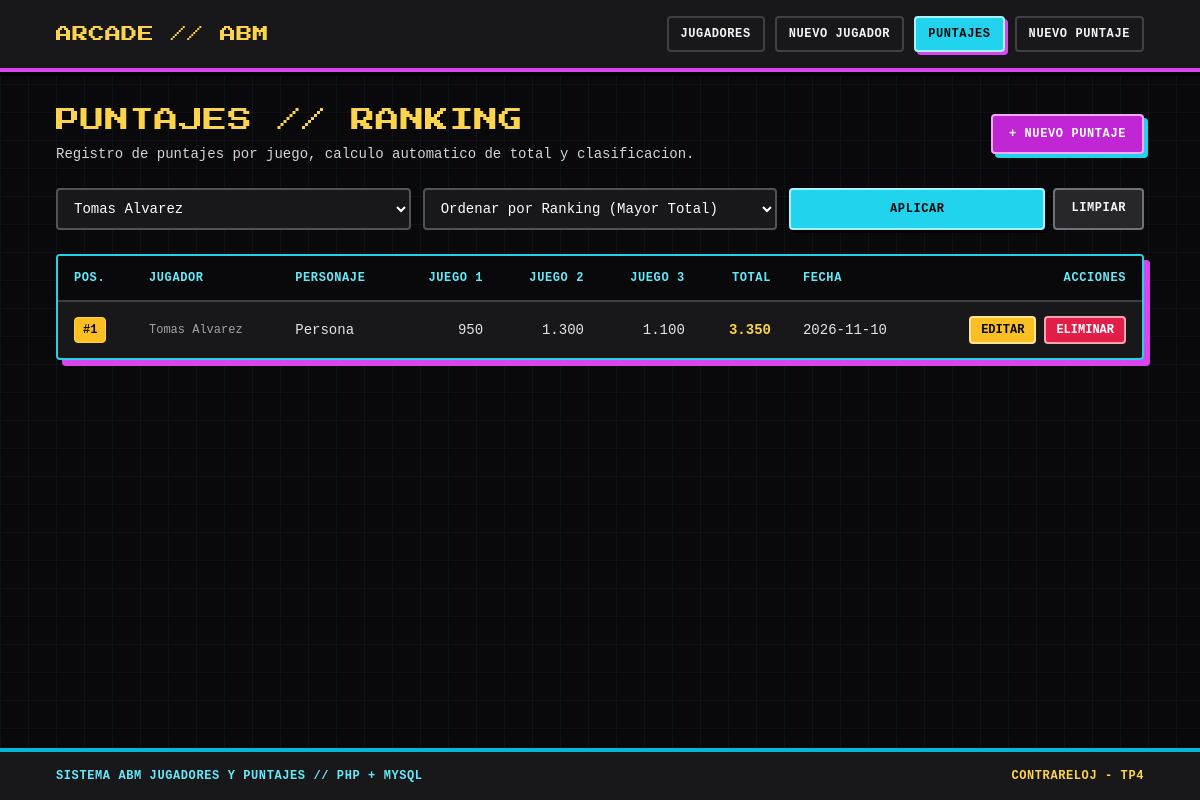
Before: /puntajes.php?id_jugador=5 with the older database file.
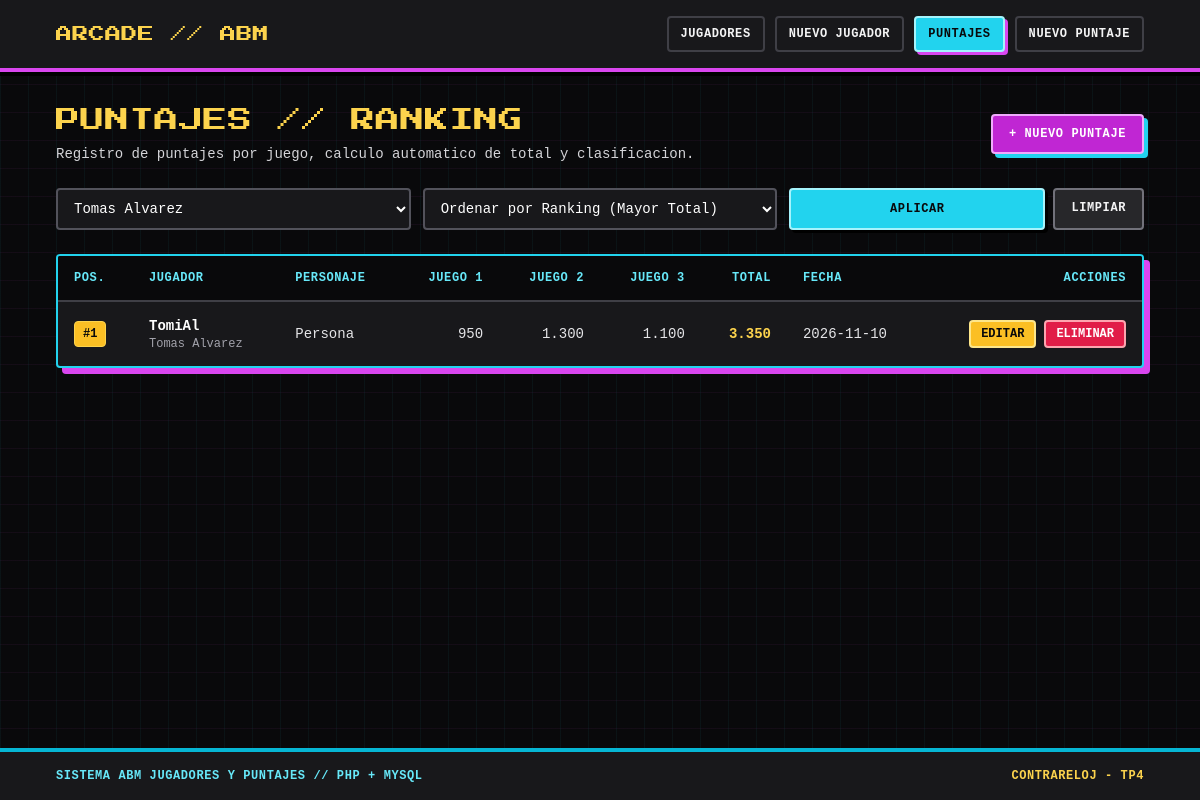
After: the same page with the newer database file.
### tables this page shows
CREATE TABLE IF NOT EXISTS puntajes (
    id_puntaje INT AUTO_INCREMENT PRIMARY KEY,
    id_jugador INT NOT NULL,
    personaje ENUM('perro', 'gato', 'persona') NOT NULL DEFAULT 'persona',
    puntaje_juego_1 INT NOT NULL DEFAULT 0,
    puntaje_juego_2 INT NOT NULL DEFAULT 0,
    puntaje_juego_3 INT NOT NULL DEFAULT 0,
    total INT NOT NULL,
    fecha DATE NOT NULL,
    CONSTRAINT fk_puntajes_jugador
        FOREIGN KEY (id_jugador)
        REFERENCES jugadores(id_jugador)
        ON DELETE CASCADE
        ON UPDATE CASCADE
);

CREATE TABLE IF NOT EXISTS jugadores (
    id_jugador INT AUTO_INCREMENT PRIMARY KEY,
    nombre VARCHAR(100) NOT NULL,
    alias VARCHAR(50) NOT NULL,
    edad INT NOT NULL,
    fecha DATE NOT NULL
);

### conexion.php (called while the page is built, shortened)
<?php
function limpiar_texto(?string $texto): string
{
    return htmlspecialchars((string) $texto, ENT_QUOTES, 'UTF-8');
}

### puntajes.php (the view, shortened to what this page needs)
<?php
require_once __DIR__ . '/conexion.php';
$pdo = obtener_conexion();
$jugadores_lista = $pdo->query('SELECT id_jugador, nombre FROM jugadores ORDER BY nombre ASC')->fetchAll();
$filtro_jugador = filter_input(INPUT_GET, 'id_jugador', FILTER_VALIDATE_INT) ?: 0;
$orden = $_GET['orden'] ?? 'total';
$sql = 'SELECT p.id_puntaje, p.id_jugador, j.nombre AS nombre_jugador, j.alias, p.personaje,
               p.puntaje_juego_1, p.puntaje_juego_2, p.puntaje_juego_3,
               p.total, p.fecha
        FROM puntajes p
        INNER JOIN jugadores j ON p.id_jugador = j.id_jugador';
$parametros = [];
if ($filtro_jugador > 0) {
    $sql .= ' WHERE p.id_jugador = :id_jugador';
    $parametros[':id_jugador'] = $filtro_jugador;
}
if ($orden === 'fecha') {
    $sql .= ' ORDER BY p.fecha DESC, p.total DESC';
} else {
    $sql .= ' ORDER BY p.total DESC, p.fecha DESC';
}
$stmt = $pdo->prepare($sql);
$stmt->execute($parametros);
$puntajes = $stmt->fetchAll();
$pagina_activa = 'puntajes';
require_once __DIR__ . '/templates/header.php';
require_once __DIR__ . '/templates/nav.php';
?>
<div class="flex flex-col sm:flex-row sm:items-center sm:justify-between gap-4 mb-6">
    <div>
        <h1 class="font-arcade text-xl sm:text-2xl text-amber-300 tracking-wide">PUNTAJES // RANKING</h1>
        <p class="text-sm text-zinc-300 mt-2">Registro de puntajes por juego, calculo automatico de total y clasificacion.</p>
    </div>
    <a href="puntajes_alta.php<?php echo $filtro_jugador > 0 ? '?id_jugador=' . (int) $filtro_jugador : ''; ?>" class="inline-flex items-center justify-center rounded border-2 border-fuchsia-300 bg-fuchsia-600 px-4 py-2.5 text-xs font-bold uppercase tracking-wider text-white shadow-[4px_4px_0px_#22d3ee] hover:bg-fuchsia-500 active:translate-x-[2px] active:translate-y-[2px] transicion-suave">
        + Nuevo Puntaje
    </a>
</div>
<form method="get" action="puntajes.php" class="mb-6 grid grid-cols-1 sm:grid-cols-3 gap-3">
    <select name="id_jugador" class="rounded border-2 border-zinc-600 bg-zinc-900 px-3 py-2.5 text-sm text-white focus:border-cyan-400 focus:outline-none">
        <?php foreach ($jugadores_lista as $jug): ?>
            <option value="<?php echo (int) $jug['id_jugador']; ?>" <?php echo ((int) $jug['id_jugador'] === $filtro_jugador) ? 'selected' : ''; ?>>
                <?php echo limpiar_texto($jug['nombre']); ?>
            </option>
        <?php endforeach; ?>
    </select>
    <select name="orden" class="rounded border-2 border-zinc-600 bg-zinc-900 px-3 py-2.5 text-sm text-white focus:border-cyan-400 focus:outline-none">
        <option value="total" <?php echo ($orden === 'total') ? 'selected' : ''; ?>>Ordenar por Ranking (Mayor Total)</option>
    </select>
    <div class="flex gap-2">
        <button type="submit" class="flex-1 rounded border-2 border-cyan-200 bg-cyan-400 px-4 py-2.5 text-xs font-bold uppercase tracking-wider text-zinc-950 shadow-[3px_3px_0px_#000] hover:bg-cyan-300 transicion-suave">
            Aplicar
        </button>
        <?php if ($filtro_jugador > 0 || $orden !== 'total'): ?>
            <a href="puntajes.php" class="rounded border-2 border-zinc-500 bg-zinc-800 px-4 py-2.5 text-xs font-bold uppercase tracking-wider text-zinc-100 hover:bg-zinc-700 transicion-suave">
                Limpiar
            </a>
        <?php endif; ?>
    </div>
</form>
<div class="overflow-x-auto rounded border-2 border-cyan-400 bg-zinc-900 shadow-[6px_6px_0px_#d946ef]">
    <table class="min-w-full divide-y-2 divide-zinc-700 text-sm">
        <thead class="bg-zinc-950 text-cyan-300 uppercase text-xs tracking-wider">
            <tr>
                <th class="px-4 py-3.5 text-left font-bold"><?php echo ($orden === 'total') ? 'Pos.' : 'ID'; ?></th>
                <th class="px-4 py-3.5 text-left font-bold">Jugador</th>
                <th class="px-4 py-3.5 text-left font-bold">Personaje</th>
                <th class="px-4 py-3.5 text-right font-bold">Juego 1</th>
                <th class="px-4 py-3.5 text-right font-bold">Juego 2</th>
                <th class="px-4 py-3.5 text-right font-bold">Juego 3</th>
                <th class="px-4 py-3.5 text-right font-bold">Total</th>
                <th class="px-4 py-3.5 text-left font-bold">Fecha</th>
                <th class="px-4 py-3.5 text-right font-bold">Acciones</th>
            </tr>
        </thead>
        <tbody class="divide-y divide-zinc-800">
            <?php if (empty($puntajes)): ?>
                <tr>
                    <td colspan="9" class="px-4 py-8 text-center text-zinc-300">
                        No hay puntajes registrados para los criterios seleccionados.
                    </td>
                </tr>
            <?php else: ?>
                <?php $posicion = 1; ?>
                <?php foreach ($puntajes as $fila): ?>
                    <tr class="hover:bg-zinc-800/80 transicion-suave">
                        <td class="px-4 py-3.5 tabular-nums">
                            <?php if ($orden === 'total'): ?>
                                <span class="inline-flex items-center justify-center rounded border px-2 py-1 text-xs font-bold <?php echo ($posicion <= 3) ? 'border-amber-300 bg-amber-400 text-zinc-950' : 'border-zinc-600 bg-zinc-950 text-zinc-200'; ?>">
                                    #<?php echo $posicion; ?>
                                </span>
                            <?php else: ?>
                                <span class="text-amber-300 font-bold">#<?php echo (int) $fila['id_puntaje']; ?></span>
                            <?php endif; ?>
                        </td>
                        <td class="px-4 py-3.5 font-bold text-white">
                            <?php echo limpiar_texto($fila['alias']); ?>
                            <span class="block text-xs font-normal text-zinc-400"><?php echo limpiar_texto($fila['nombre_jugador']); ?></span>
                        </td>
                        <td class="px-4 py-3.5 text-zinc-200 capitalize"><?php echo limpiar_texto($fila['personaje']); ?></td>
                        <td class="px-4 py-3.5 text-right text-zinc-200 tabular-nums"><?php echo number_format((int) $fila['puntaje_juego_1'], 0, ',', '.'); ?></td>
                        <td class="px-4 py-3.5 text-right text-zinc-200 tabular-nums"><?php echo number_format((int) $fila['puntaje_juego_2'], 0, ',', '.'); ?></td>
                        <td class="px-4 py-3.5 text-right text-zinc-200 tabular-nums"><?php echo number_format((int) $fila['puntaje_juego_3'], 0, ',', '.'); ?></td>
                        <td class="px-4 py-3.5 text-right font-bold text-amber-300 tabular-nums"><?php echo number_format((int) $fila['total'], 0, ',', '.'); ?></td>
                        <td class="px-4 py-3.5 text-zinc-200 tabular-nums"><?php echo limpiar_texto($fila['fecha']); ?></td>
                        <td class="px-4 py-3.5 text-right">
                            <div class="inline-flex items-center gap-2">
                                <a href="puntajes_editar.php?id=<?php echo (int) $fila['id_puntaje']; ?>" class="rounded border-2 border-amber-200 bg-amber-400 px-2.5 py-1 text-xs font-bold uppercase text-zinc-950 hover:bg-amber-300 transicion-suave">
                                    Editar
                                </a>
                                <form
                                    method="post"
                                    action="puntajes_eliminar.php"
                                    class="inline form-eliminar"
                                    data-confirmacion="¿Seguro que deseas eliminar este registro de puntaje de <?php echo limpiar_texto($fila['nombre_jugador']); ?>?"
                                >
                                    <button type="submit" class="rounded border-2 border-rose-300 bg-rose-600 px-2.5 py-1 text-xs font-bold uppercase text-white hover:bg-rose-500 transicion-suave">
                                        Eliminar
                                    </button>
                                </form>
                            </div>
                        </td>
                    </tr>
                    <?php $posicion++; ?>
                <?php endforeach; ?>
            <?php endif; ?>
        </tbody>
    </table>
</div>
<?php require_once __DIR__ . '/templates/footer.php'; ?>

### templates/header.php (shortened to what this page needs)
<!DOCTYPE html>
<html lang="es">
<head>
    <script src="https://cdn.tailwindcss.com"></script>
    <link rel="stylesheet" href="css/estilos.css">
</head>
<body class="bg-zinc-950 text-zinc-100 min-h-screen flex flex-col arcade-fondo font-mono">

### templates/nav.php (shortened to what this page needs)
<?php
$pagina_actual = $pagina_activa ?? '';
function clase_enlace_nav(string $clave, string $actual): string
{
    $base = 'px-3 py-2 rounded border-2 text-xs font-bold uppercase tracking-wider transicion-suave ';
    if ($clave === $actual) {
        return $base . 'bg-cyan-400 text-zinc-950 border-cyan-200 shadow-[3px_3px_0px_#d946ef]';
    }
    return $base . 'bg-zinc-900 text-zinc-100 border-zinc-700 hover:border-cyan-400 hover:text-cyan-300';
}
?>
<header class="bg-zinc-900 border-b-4 border-fuchsia-500 shadow-[0_4px_0_#000]">
    <nav class="max-w-6xl mx-auto px-4 sm:px-6 lg:px-8">
        <div class="flex flex-wrap items-center justify-between gap-4 py-4">
            <a href="index.php" class="font-arcade text-sm sm:text-base tracking-wide text-amber-300 hover:text-cyan-300 transicion-suave">
                ARCADE // ABM
            </a>
            <div class="flex flex-wrap items-center gap-2.5">
                <a href="index.php" class="<?php echo clase_enlace_nav('jugadores', $pagina_actual); ?>">
                    Jugadores
                </a>
                <a href="alta.php" class="<?php echo clase_enlace_nav('alta_jugador', $pagina_actual); ?>">
                    Nuevo Jugador
                </a>
                <a href="puntajes.php" class="<?php echo clase_enlace_nav('puntajes', $pagina_actual); ?>">
                    Puntajes
                </a>
                <a href="puntajes_alta.php" class="<?php echo clase_enlace_nav('alta_puntaje', $pagina_actual); ?>">
                    Nuevo Puntaje
                </a>
            </div>
        </div>
    </nav>
</header>
<main class="flex-1 max-w-6xl w-full mx-auto px-4 sm:px-6 lg:px-8 py-8">

### templates/footer.php (shortened to what this page needs)
</main>
<footer class="bg-zinc-900 border-t-4 border-cyan-500 mt-auto">
    <div class="max-w-6xl mx-auto px-4 sm:px-6 lg:px-8 py-4 flex flex-col sm:flex-row items-center justify-between gap-2 text-xs text-zinc-300">
        <span class="font-bold text-cyan-300 uppercase tracking-wider">Sistema ABM Jugadores y Puntajes // PHP + MySQL</span>
        <span class="text-amber-300 font-bold uppercase tracking-wider">Contrareloj - TP4</span>
    </div>
</footer>
</body>
</html>

### css/estilos.css (style rules this page uses)
.font-arcade { font-family: 'Press Start 2P', monospace; }
.arcade-fondo { background-image: linear-gradient(to right, rgba(34, 211, 238, 0.05) 1px, transparent 1px), linear-gradient(to bottom, rgba(217, 70, 239, 0.05) 1px, transparent 1px); background-size: 28px 28px; }
.tabular-nums { font-variant-numeric: tabular-nums; }
.transicion-suave { transition: background-color 0.15s ease-in-out, border-color 0.15s ease-in-out, color 0.15s ease-in-out, transform 0.1s ease-in-out; }

Changed rows visible on the page:
changed through a linked row, puntajes "Persona": id_jugador.alias (not shown) → "TomiAl"
